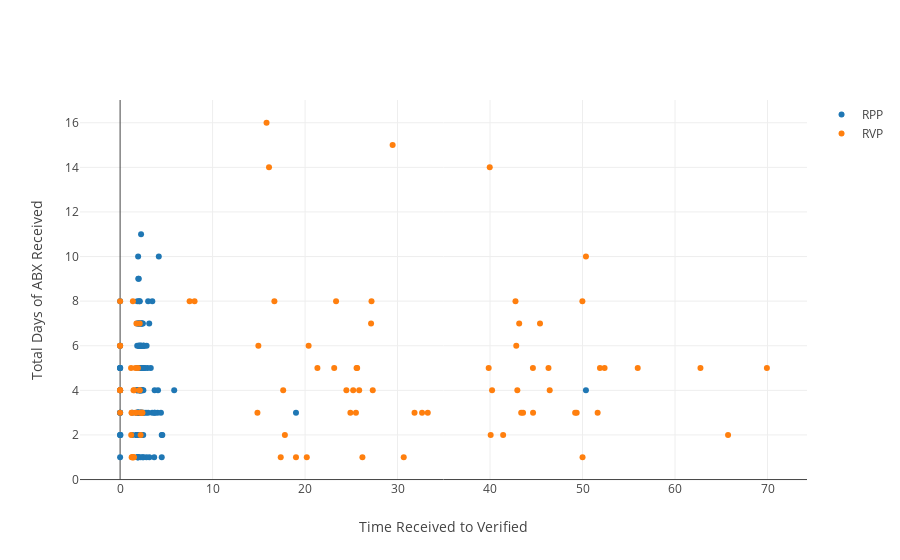

Notebook code cell kept with this figure:
### Code cell
dfRPP = df[df['RPP_or_RVP']=='RPP']
dfRVP = df[df['RPP_or_RVP']=='RVP']
df.head(2)

fig = {
    'data': [
  		{
  			'x': dfRPP.Time_Recieved_To_Verified, 
        	'y': dfRPP.ABX_Days_IP, 
        	'text': dfRPP.ABX_Days_IP, 
        	'mode': 'markers', 
        	'name': 'RPP'},
        {
        	'x': dfRVP.Time_Recieved_To_Verified, 
        	'y': dfRVP.ABX_Days_IP, 
        	'text': dfRVP.ABX_Days_IP, 
        	'mode': 'markers', 
        	'name': 'RVP'}
    ],
    'layout': {
        'xaxis': {'title': 'Time Received to Verified'},
        'yaxis': {'title': "Total Days of ABX Received"}
    }
}
iplot(fig)

### Figure 1 — Plotly figure (JSON) as saved in the notebook; plotly's stock layout.template omitted (floating-point values rounded to 4 significant figures; data arrays with more than 128 entries replaced by an {"elided": "..."} marker saying what was removed)
{"data": [{"mode": "markers", "name": "RPP", "text": {"elided": "290 int values"}, "x": {"elided": "290 float values"}, "y": {"elided": "290 int values"}}, {"mode": "markers", "name": "RVP", "text": {"elided": "140 int values"}, "x": {"elided": "140 float values"}, "y": {"elided": "140 int values"}}], "layout": {"xaxis": {"title": "Time Received to Verified"}, "yaxis": {"title": "Total Days of ABX Received"}}}
